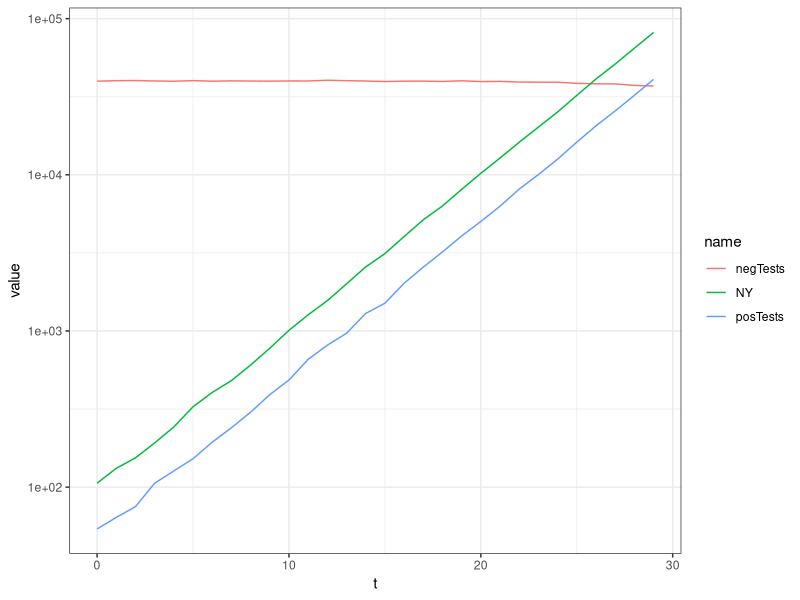

R code for this plot:
library(dplyr)
library(tidyr)
library(ggplot2); theme_set(theme_bw())
library(viridis)

# Set Seeds
set.seed(13521)

## Initial true values:
T_B <- 0.04
T_Y <- 0.5
B <- T_B/(1-T_B)
Phi <- (T_Y/(1-T_Y))/B

print(B)
print(Phi)

pY_0 <- 1e-4
N <- 1e6
r <- log(2)/3
tmax <- 29
t <- c(0:tmax)
pts <- length(t)

dat <- tibble(t=t
	, pY = pmin(pY_0*exp(r*t), 1)
	, NY = rbinom(pts, N, pY)
	, posTests = rbinom(pts, NY, T_Y)
	, negTests = rbinom(pts, N-NY, T_B)
)

long <- (dat
	|> select(-pY)
	|> pivot_longer(-t)
)

print(ggplot(long)
	+ aes(t, value, color=name)
	+ geom_line()
	+ scale_y_log10()
)
